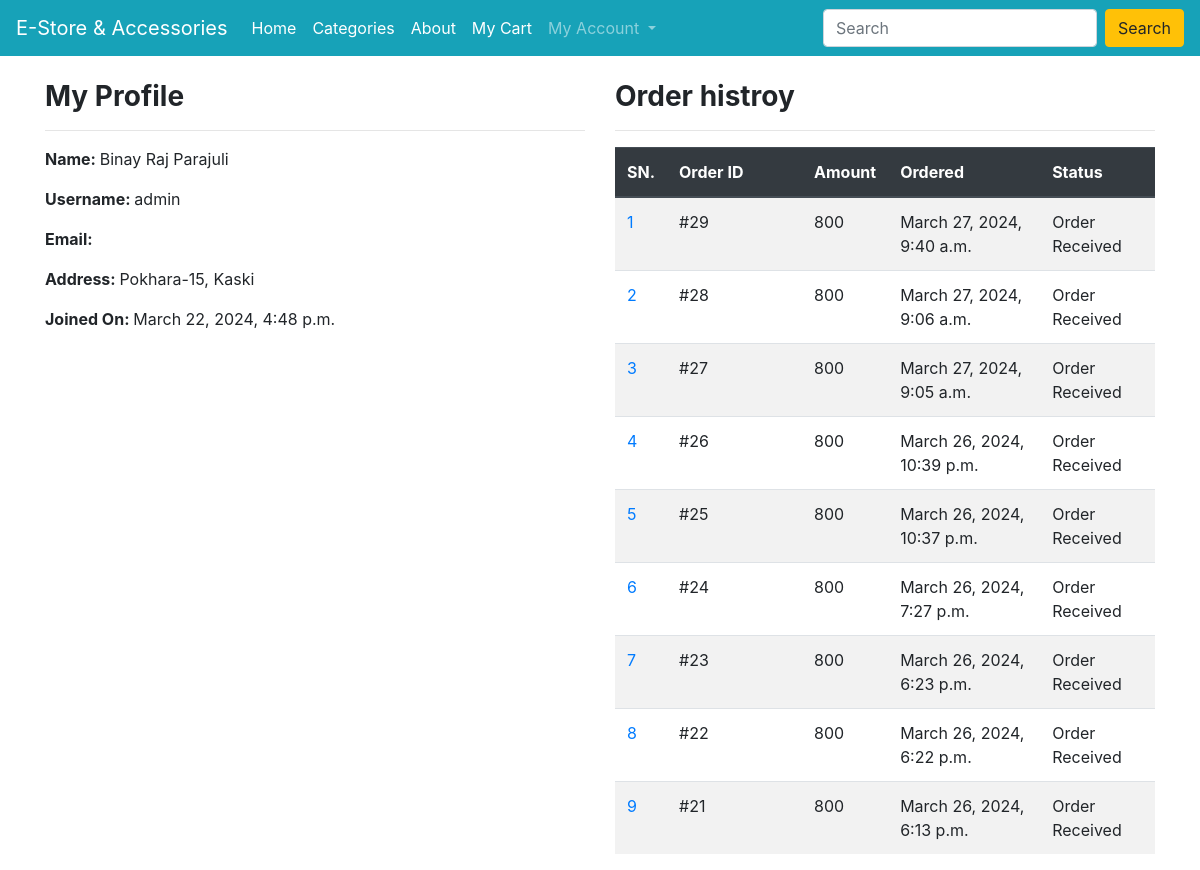
The page /customer/customer-profile/ (signed in) on the database its author committed.
### shop/models.py (models this page shows, shortened)
class Customer(models.Model):
    user = models.OneToOneField(User, on_delete=models.CASCADE)
    full_name = models.CharField(max_length=200)
    address = models.CharField(max_length=200, null=True, blank=True)
    joined_on = models.DateTimeField(auto_now_add=True)

class Order(models.Model):
    cart = models.OneToOneField(Cart, on_delete=models.CASCADE)
    ordered_by = models.CharField(max_length=200)
    shipping_address = models.CharField(max_length=200)
    mobile = models.CharField(max_length=10)
    email = models.EmailField(null=True, blank=True)
    subtotal = models.PositiveIntegerField()
    discount = models.PositiveIntegerField()
    total = models.PositiveIntegerField()
    order_status = models.CharField(max_length=50, choices=ORDER_STATUS)
    created_at = models.DateTimeField(auto_now_add=True)
    payment_method = models.CharField(max_length=20, choices=METHOD, default="Cash On Delivery")
    payment_completed = models.BooleanField(
        default=False, null=True, blank=True)

### customer/views.py (the view)
# urls.py: path('customer-profile/',CustomerProfileView.as_view(), name="customer_profile"),
class CustomerProfileView(ShopMixin,TemplateView):
    template_name = "customer_profile.html"
    def dispatch(self, request, *args, **kwargs):
        user = request.user
        if request.user.is_authenticated and Customer.objects.filter(user=user).exists():
            print("llog")
        else:
            return redirect("customer/customer-login/?next=/customer-profile/")
        print(user)
        return super().dispatch(request, *args, **kwargs)
    def get_context_data(self, **kwargs: Any) :
        context = super().get_context_data(**kwargs)
        customer = self.request.user.customer
        context['customer'] = customer
        context['orders'] = Order.objects.filter(cart__customer=customer).order_by("-id")
        return context

### shop/views.py (called while the page is built)
    def dispatch(self,request, *args, **kwargs):
        cart_id = request.session.get("cart_id")
        if cart_id:
            cart_obj = Cart.objects.get(id = cart_id)
            if request.user.is_authenticated and request.user.customer:
                cart_obj.customer = request.user.customer
                cart_obj.save()
        return super().dispatch(request, *args, **kwargs)

### templates/customer_profile.html (shortened to what this page needs)
{% extends 'base.html' %}
{% block content %}
<div class="container mt-4">
    <div class="row">
        <div class="col-md-6">
            <h3 class="font-weight-bold">My Profile</h3>
            <hr>
            <p><span class="font-weight-bold">Name: </span> {{customer.full_name}} </p>
            <p><span class="font-weight-bold">Username: </span> {{customer.user.username}} </p>
            <p><span class="font-weight-bold">Email: </span> {{customer.user.email}} </p>
            <p><span class="font-weight-bold">Address: </span> {{customer.address}} </p>
            <p><span class="font-weight-bold">Joined On: </span> {{customer.joined_on}} </p>
        </div>
        <div class="col-md-6">
            <h3 class="font-weight-bold">Order histroy</h3>
            <hr>
            <table class="table table-striped">
                <thead class="thead-dark">
                    <tr>
                        <th>SN.</th>
                        <th class="w-25">Order ID</th>
                        <th>Amount</th>
                        <th>Ordered</th>
                        <th>Status</th>
                    </tr>
                </thead>
                <tbody>
                    {% for ord in orders %}
                    <tr>
                        <td><a href="{% url 'customer:order_details' ord.id%}">{{forloop.counter}}</a></td>
                        <td>#{{ord.id}}</td>
                        <td>{{ord.total}}</td>
                        <td>{{ord.created_at}}</td>
                        <td>{{ord.order_status}}</td>
                    </tr>
                    {% endfor %}
                </tbody>
            </table>
        </div>
    </div>
</div>
{% endblock %}

### rows shown on the page
Customer: full_name "Binay Raj Parajuli", user.username "admin", address "Pokhara-15, Kaski", joined_on "March 22, 2024, 4:48 p.m."
Order: id "29", total "800", created_at "March 27, 2024, 9:40 a.m.", order_status "Order Received"
Order: id "28", total "800", created_at "March 27, 2024, 9:06 a.m.", order_status "Order Received"
Order: id "27", total "800", created_at "March 27, 2024, 9:05 a.m.", order_status "Order Received"
Order: id "26", total "800", created_at "March 26, 2024, 10:39 p.m.", order_status "Order Received"
Order: id "25", total "800", created_at "March 26, 2024, 10:37 p.m.", order_status "Order Received"
Order: id "24", total "800", created_at "March 26, 2024, 7:27 p.m.", order_status "Order Received"
Order: id "23", total "800", created_at "March 26, 2024, 6:23 p.m.", order_status "Order Received"
Order: id "22", total "800", created_at "March 26, 2024, 6:22 p.m.", order_status "Order Received"
Order: id "21", total "800", created_at "March 26, 2024, 6:13 p.m.", order_status "Order Received"
